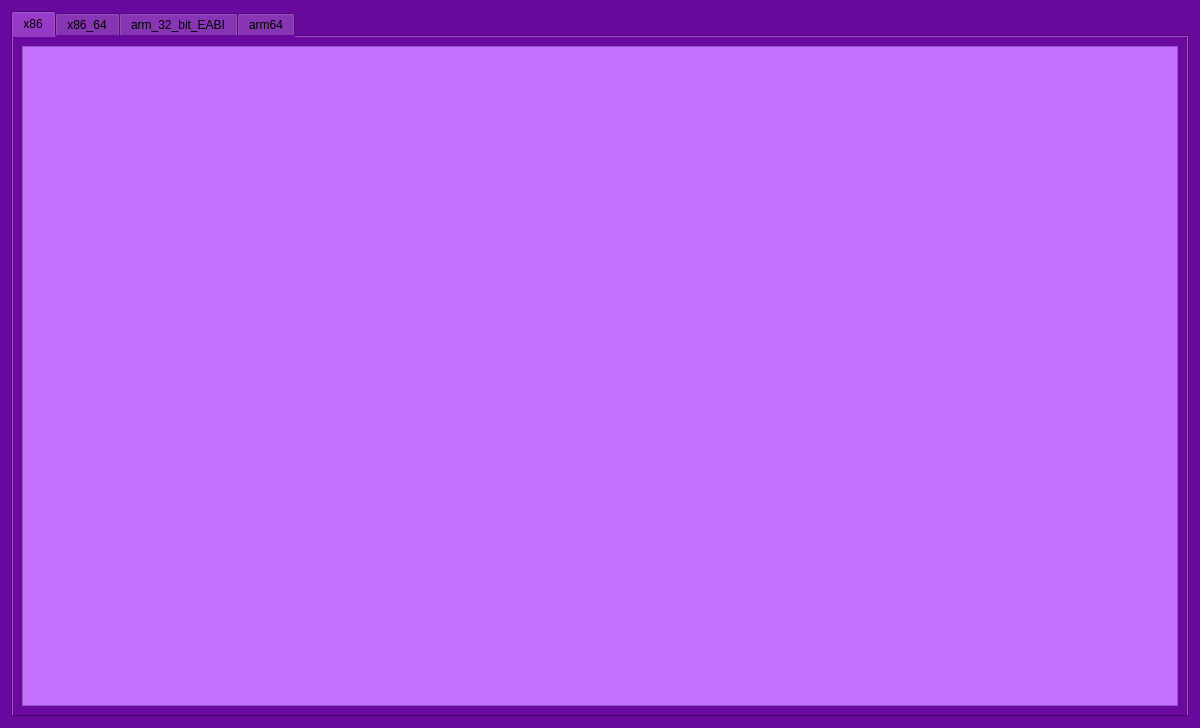
<?xml version="1.0" encoding="UTF-8"?>
<ui version="4.0">
 <class>Form</class>
 <widget class="QWidget" name="Form">
  <property name="geometry">
   <rect>
    <x>0</x>
    <y>0</y>
    <width>1200</width>
    <height>728</height>
   </rect>
  </property>
  <property name="windowTitle">
   <string>Linux System Call Table</string>
  </property>
  <property name="styleSheet">
   <string notr="true">font: 11pt &quot;ModeSeven&quot;;
background-color: rgb(106, 9, 158);</string>
  </property>
  <layout class="QGridLayout" name="gridLayout_2">
   <item row="0" column="0">
    <widget class="QTabWidget" name="tabWidget">
     <property name="currentIndex">
      <number>0</number>
     </property>
     <widget class="QWidget" name="tab">
      <attribute name="title">
       <string>x86</string>
      </attribute>
      <layout class="QGridLayout" name="gridLayout">
       <item row="0" column="0">
        <widget class="QTableWidget" name="tableWidget86">
         <property name="styleSheet">
          <string notr="true">background-color: rgb(196, 112, 255);
font: 75 11pt &quot;FreeMono&quot;;
border-color: rgb(65, 5, 98);
selection-color: rgb(65, 5, 98);</string>
         </property>
        </widget>
       </item>
      </layout>
     </widget>
     <widget class="QWidget" name="tab_2">
      <attribute name="title">
       <string>x86_64</string>
      </attribute>
      <layout class="QGridLayout" name="gridLayout_3">
       <item row="0" column="0">
        <widget class="QTableWidget" name="tableWidget86_64">
         <property name="styleSheet">
          <string notr="true">background-color: rgb(196, 112, 255);
font: 75 11pt &quot;FreeMono&quot;;
border-color: rgb(65, 5, 98);
selection-color: rgb(65, 5, 98);</string>
         </property>
        </widget>
       </item>
      </layout>
     </widget>
     <widget class="QWidget" name="tab_3">
      <attribute name="title">
       <string>arm_32_bit_EABI</string>
      </attribute>
      <layout class="QGridLayout" name="gridLayout_4">
       <item row="0" column="0">
        <widget class="QTableWidget" name="tableWidgetarm32">
         <property name="styleSheet">
          <string notr="true">background-color: rgb(196, 112, 255);
font: 75 11pt &quot;FreeMono&quot;;
border-color: rgb(65, 5, 98);
selection-color: rgb(65, 5, 98);</string>
         </property>
        </widget>
       </item>
      </layout>
     </widget>
     <widget class="QWidget" name="tab_4">
      <attribute name="title">
       <string>arm64</string>
      </attribute>
      <layout class="QGridLayout" name="gridLayout_5">
       <item row="0" column="0">
        <widget class="QTableWidget" name="tableWidgetarm64">
         <property name="styleSheet">
          <string notr="true">background-color: rgb(196, 112, 255);
font: 75 11pt &quot;FreeMono&quot;;
border-color: rgb(65, 5, 98);
selection-color: rgb(65, 5, 98);</string>
         </property>
        </widget>
       </item>
      </layout>
     </widget>
    </widget>
   </item>
  </layout>
  <action name="actionGrepSyscall">
   <property name="text">
    <string>grepSyscall</string>
   </property>
   <property name="shortcut">
    <string>Return</string>
   </property>
  </action>
 </widget>
 <resources/>
 <connections/>
</ui>
